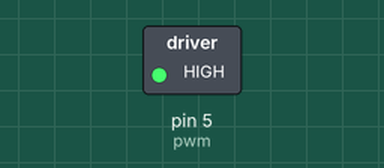
This sketch was run on a simulated Arduino Uno, built with avr-gcc and run on an emulated ATmega328P. Parts: switched loads named in the sketch (green lamp = pin HIGH).

Above: at 0.1 s.
Timing chart, 0 to 1.6 s (numbered marks = the images above):
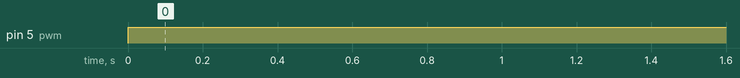

The sketch:

motordc.ino.ino
```cpp
int pwm=5;
void setup() {
  pinMode(pwm, OUTPUT);
}

void loop() {
  analogWrite (pwm, 255);
}
```

Measured:
- by itself, pin 5 (pwm): LOW → HIGH at 0.00 s
